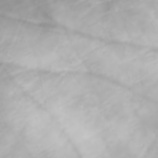
#> input picture ROI_sample.jpg, 158 x 158 px; the run also reads 1 picture not shown here
$ jupyter execute --allow-errors thursday.ipynb   (older library calls are emulated)
#> lines starting #> are read from the running program, lines starting #| are printed output that depends on the picture; after the words box and inside, x2 and y2 are one past the last pixel; in counts of white or black regions, pixels touching at a corner belong together
[cell 1]
# read the image

import cv2
import numpy as np
from skimage.feature import hog
import csv
import matplotlib.pyplot as plt

# Đọc ảnh và chuyển sang grayscale
image = cv2.imread('ROI_sample.jpg', cv2.IMREAD_GRAYSCALE)  # Đọc ảnh ROI dưới dạng grayscale (ảnh xám)
#> image is the input picture: shape (158, 158); min 145, max 198, mean 174.3

# Resize về kích thước chuẩn (128x128) để thống nhất xử lý
# image = cv2.resize(image, (128, 128))

# Hiển thị ảnh để kiểm tra (sử dụng matplotlib cho notebook)
# plt.figure()  # Tạo một figure mới
plt.imshow(image, cmap='gray')
plt.title('ROI')
plt.axis('off')
plt.show()

edges = cv2.Canny(image, threshold1=50, threshold2=150)  # Phát hiện cạnh với ngưỡng thấp và cao
#> edges: shape (158, 158); every value is 0

# Image information

[cell 2]
from PIL import Image

# Open an image file
image_path = "roi_test.jpg"  # Replace with your image file path
with Image.open(image_path) as img:
    # Print properties
    print(f"Filename: {image_path}")
    print(f"Format: {img.format}")  # JPEG, PNG, etc.
#| Format: JPEG
    print(f"Size: {img.size} (Width x Height in pixels)")  # (width, height)
#| Size: (215, 215) (Width x Height in pixels)
    print(f"Mode: {img.mode}")  # Color channels (e.g., RGB, RGBA, L)
#| Mode: L
    print(f"Resolution: {img.info.get('dpi', 'No DPI information')}")
#| Resolution: No DPI information

# Canny edge detection

[cell 3]
# canny
# param
sh = 40
sb = 20

# input
image_roi = cv2.imread('roi_test.jpg', cv2.IMREAD_GRAYSCALE)  # Đọc ảnh ROI dưới dạng grayscale (ảnh xám)
edges_roi  = cv2.Canny(image_roi, threshold1=sb, threshold2= sh)  # Phát hiện cạnh với ngưỡng thấp và cao
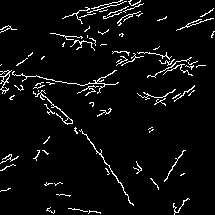
#> edges_roi: shape (215, 215); 4.8% white in thin lines or dots

image_palm = cv2.imread('3.jpg', cv2.IMREAD_GRAYSCALE)
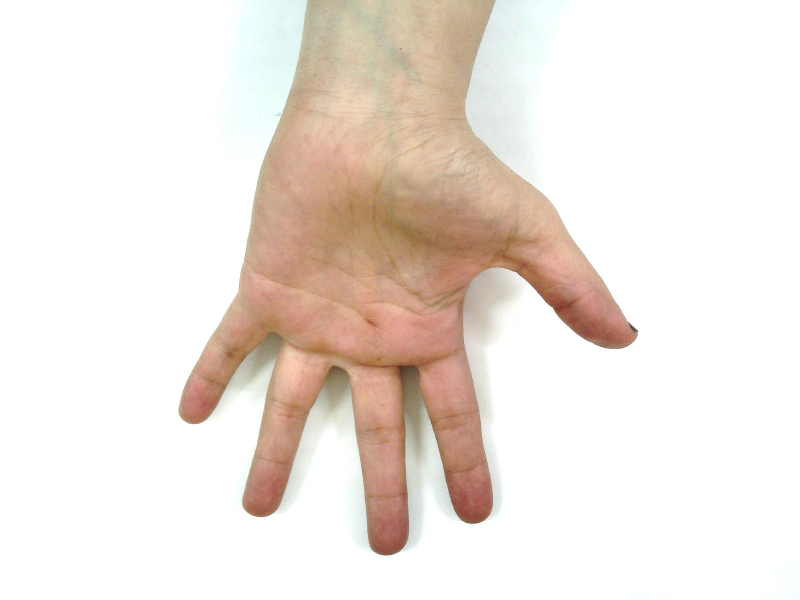
#> input picture 3.jpg, 1600 x 1200 px (shown at 1/2 size)
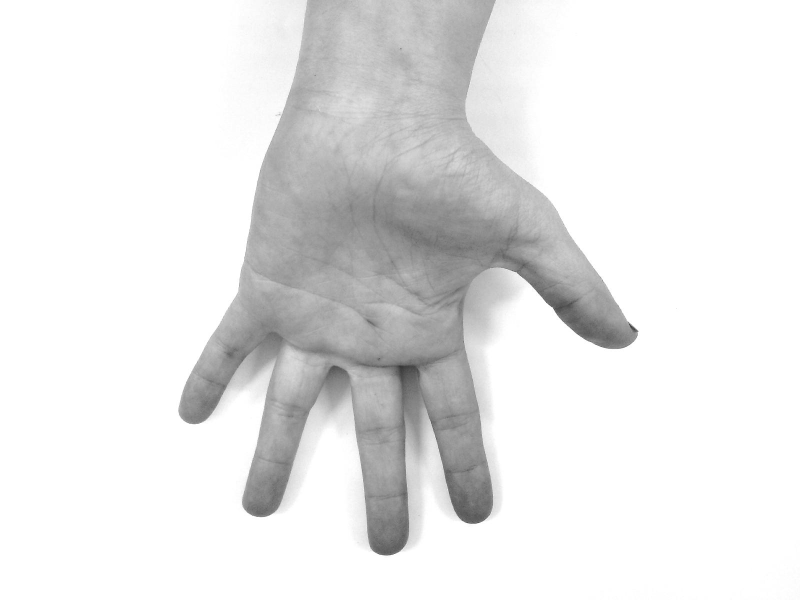
#> image_palm: shape (1200, 1600) (shown at 1/2 size); min 29, max 255, mean 231.2
egdes_palm = cv2.Canny(image_palm, threshold1=sb, threshold2= sh)
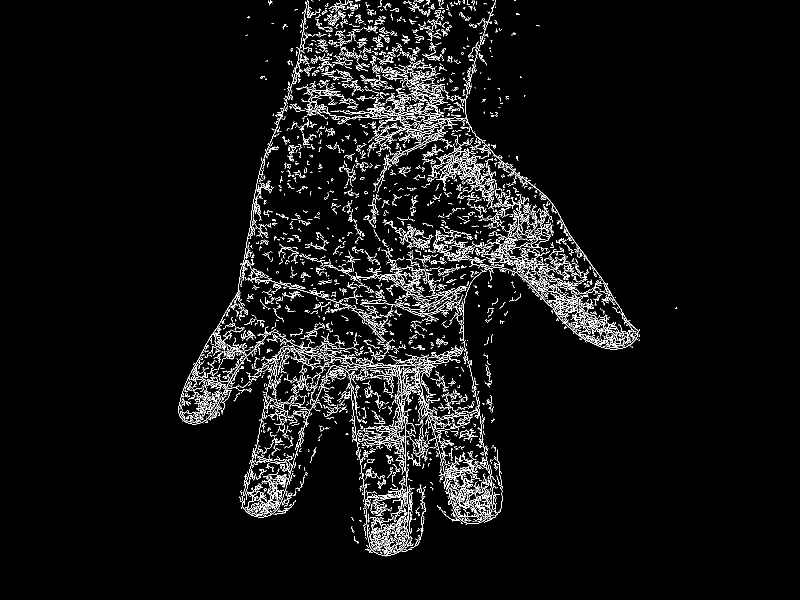
#> egdes_palm: shape (1200, 1600) (shown at 1/2 size); 4.5% white in thin lines or dots, all inside (x1, y1, x2, y2) = (356, 0, 1354, 1113)

plt.figure()  # Tạo một figure mới

plt.subplot(1,2,1)
plt.imshow(egdes_palm, cmap='gray')
plt.title('Edges (Canny)')
plt.axis('off')

plt.subplot(1,2,2)
plt.imshow(edges_roi, cmap='gray')
plt.title('Edges (Canny)')
plt.axis('off')

plt.tight_layout()  # Tự động căn chỉnh layout
plt.show()


# convert the canny edge detection image into vector
# vector_canny = edges.flatten()

# Sobel edge detection

[cell 4]
# Sobel tính gradient của ảnh theo trục x và y
sobelx = cv2.Sobel(image, cv2.CV_64F, 1, 0, ksize=21)  # Gradient theo trục x
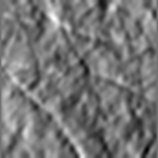
#> sobelx: shape (158, 158) float64; min -1.01e+12, max 1.25e+12, mean 3.57e+10; drawn with min black and max white
sobely = cv2.Sobel(image, cv2.CV_64F, 0, 1, ksize=21)  # Gradient theo trục y

# Tính độ lớn của gradient từ hai thành phần x và y
gradient_magnitude = cv2.magnitude(sobelx, sobely)  # Độ lớn vector gradient tại mỗi pixel
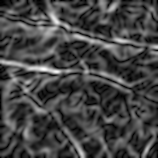
#> gradient_magnitude: shape (158, 158) float64; min 0, max 1.43e+12, mean 3.86e+11; drawn with min black and max white

# Chuẩn hóa gradient về giá trị 0-255 để dễ lưu trữ và hiển thị
gradient_magnitude = cv2.normalize(gradient_magnitude, None, 0, 255, cv2.NORM_MINMAX)


plt.figure()  # Tạo một figure mới
plt.subplot(1,2,1)
plt.imshow(gradient_magnitude, cmap='gray')
plt.title('Gradient Magnitude (Sobel)')
plt.axis('off')


# Another sobel with another k size
# Sobel tính gradient của ảnh theo trục x và y
sobelx = cv2.Sobel(image, cv2.CV_64F, 1, 0, ksize=5)  # Gradient theo trục x
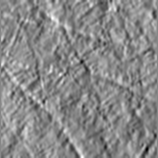
#> sobelx: shape (158, 158) float64; min -564, max 500, mean 8.5; drawn with min black and max white
sobely = cv2.Sobel(image, cv2.CV_64F, 0, 1, ksize=5)  # Gradient theo trục y
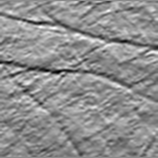
#> sobely: shape (158, 158) float64; min -630, max 518, mean 14.1; drawn with min black and max white

# Tính độ lớn của gradient từ hai thành phần x và y
gradient_magnitude = cv2.magnitude(sobelx, sobely)  # Độ lớn vector gradient tại mỗi pixel
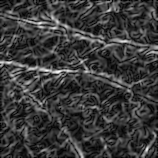
#> gradient_magnitude: shape (158, 158) float64; min 0, max 637.6, mean 146.9; drawn with min black and max white

# Chuẩn hóa gradient về giá trị 0-255 để dễ lưu trữ và hiển thị
gradient_magnitude5 = cv2.normalize(gradient_magnitude, None, 0, 255, cv2.NORM_MINMAX)

# Hiển thị kết quả Sobel
plt.subplot(1,2,2)
plt.imshow(gradient_magnitude, cmap='gray')
plt.title('Gradient Magnitude (Sobel)')
plt.axis('off')
plt.show()

[cell 5]
# canny

image = cv2.imread('ROI_sample.jpg', cv2.IMREAD_GRAYSCALE)  # Đọc ảnh ROI dưới dạng grayscale (ảnh xám)


#> (the rest of this cell did not finish here and is left out)

# Histogram of oriented gradient

[cell 6]
# HOG trích xuất đặc trưng từ hướng gradient và các ô pixel
features_hog, hog_image = hog(image, orientations=9, pixels_per_cell=(8, 8),
                              cells_per_block=(2, 2), visualize=True, block_norm='L2-Hys')
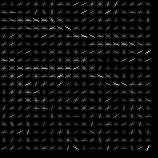
#> hog_image: shape (158, 158) float64; min 0, max 5.07, mean 0.264; drawn with min black and max white
#> features_hog = 11664 values, max 0.317 at index 11648, min 0 at index 7, mean 0.143

# Hiển thị hình ảnh minh họa HOG
plt.figure()  # Tạo một figure mới
plt.imshow(hog_image, cmap='gray')
plt.title('HOG Visualization')
plt.axis('off')
plt.show()
